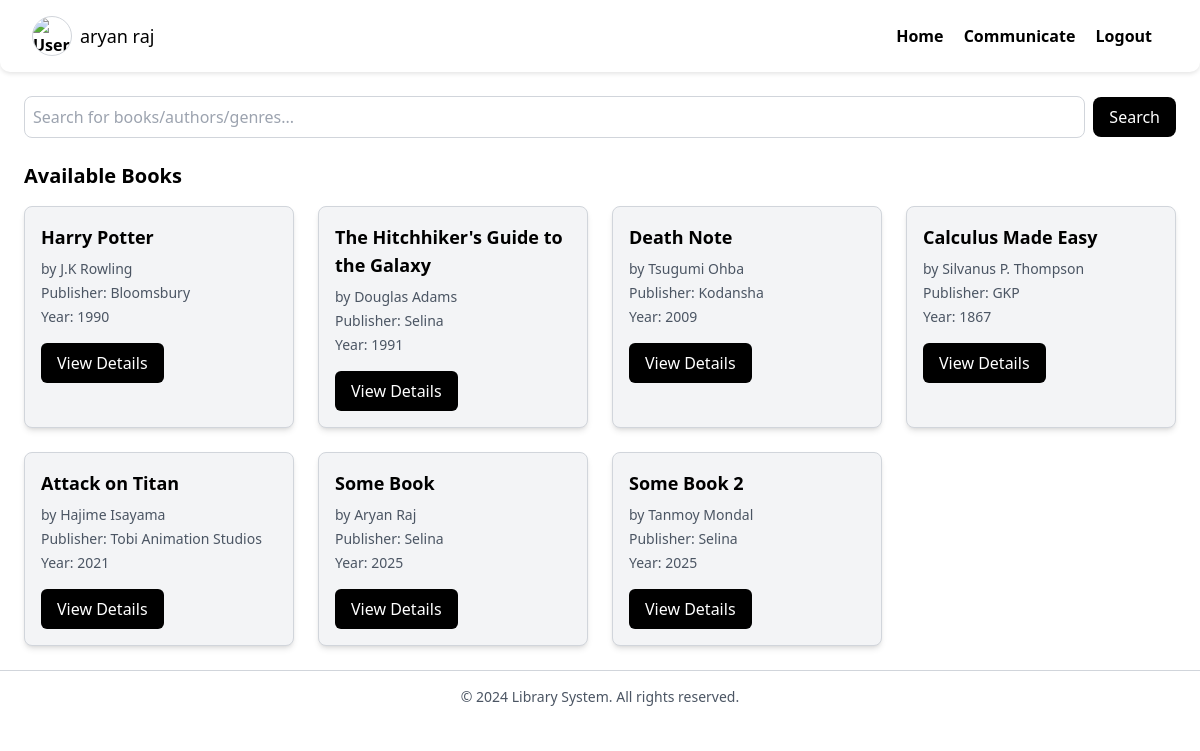
Before: /home (signed in) with the older database file.
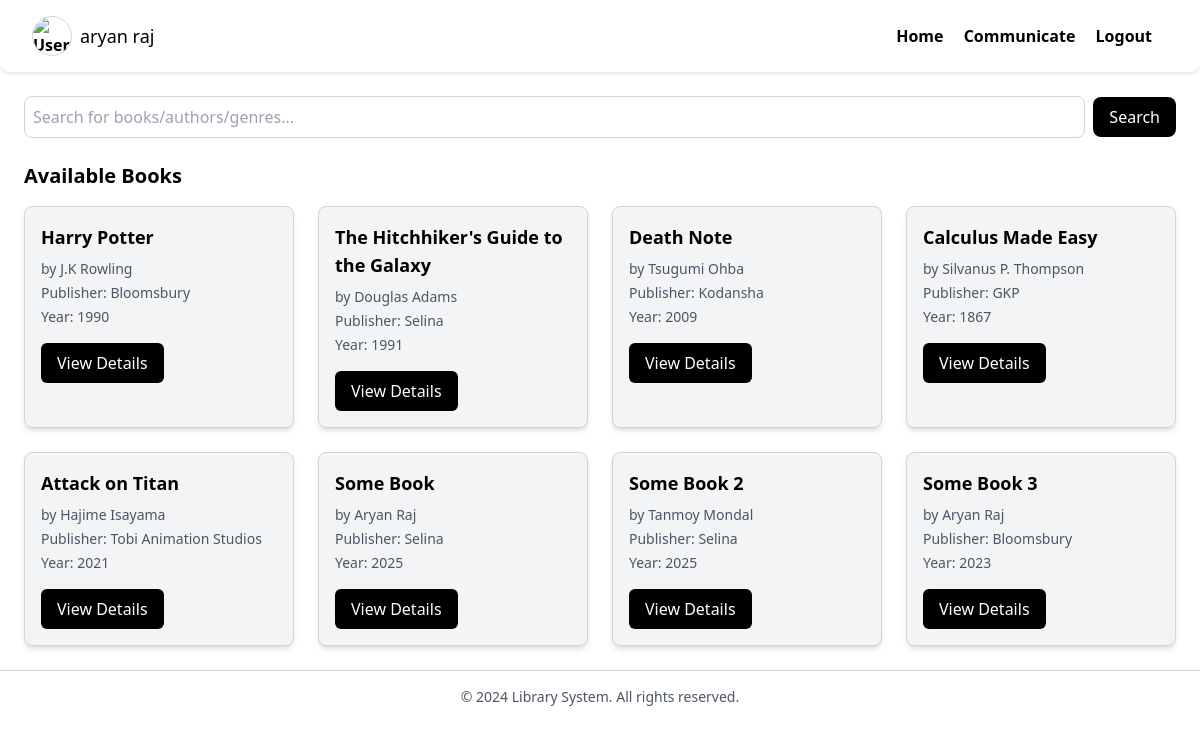
After: the same page with the newer database file.
### models.py (models this page shows)
class User(Base):
    __tablename__ = 'user'
    id = Column(Integer, index=True, primary_key=True)
    username = Column(String(50), unique=True,nullable=False)
    password = Column(String,nullable=False)
    role = Column(Enum(Role),nullable=False)

class Book(Base):
    __tablename__ = 'book'
    id = Column(Integer, primary_key=True, index=True)
    book_name = Column(String,nullable=False)
    author = Column(String,nullable=False)
    available = Column(Boolean,nullable=False)
    return_date = Column(Date,nullable=True)
    genre = Column(String)
    description = Column(String)
    language = Column(String)
    publisher = Column(String,nullable=True)
    publishing_year = Column(Integer,nullable=True)
    cover_image = Column(LargeBinary,nullable=True)

### user_routers/user_home_page.py (the view)
@router.get('/home')
async def home_page(request:Request, db:db_conn, q:Optional[str]=None):
    user_token = getattr(request.state,'user')
    user_lib_books = db.query(Book).all()
    user = db.query(User).filter(User.id==user_token['id']).first()
    if q is not None:
        books=db.query(Book).all()
        results = []
        for book in books:
            if not book.publisher:
                book.publisher = '52fe088583e4a8bf3dee'
            if book.publishing_year is None:
                book.publishing_year = '52fe088583e4a8bf3dee'
            if q.isdigit():
                if q == str(book.publishing_year):
                    results.append(book)
                    continue
            elif q.lower() in book.book_name.lower() or q.lower() in book.author.lower() or q.lower() in book.genre.lower() or q.lower() in book.publisher.lower() or q.lower() in book.language.lower():
                results.append(book)
            else:
                continue
        user_lib_books = results
        return templates.TemplateResponse('home-page.html',context=
                                        {'request':request,
                                         'books':user_lib_books,
                                         'user':user})
    return templates.TemplateResponse('home-page.html',context={
        'request':request,'user':user,'books':user_lib_books
    })

### templates/home-page.html (shortened to what this page needs)
<!DOCTYPE html>
<html lang="en">
<head>
    <script src="https://cdn.tailwindcss.com"></script>
</head>
<body class="min-h-screen bg-white text-black">
    {% include "navbar.html" %}
    <main class="p-6">
        <div class="mb-6">
            <form action="/home" method="GET" class="flex items-center space-x-2">
                <input
                    type="text"
                    name="q"
                    placeholder="Search for books/authors/genres..."
                    class="w-full p-2 border border-gray-300 rounded-lg focus:outline-none focus:ring-2 focus:ring-gray-500"
                    required>
                <button
                    type="submit"
                    class="px-4 py-2 text-white bg-black rounded-lg hover:bg-gray-800 transition">
                    Search
                </button>
            </form>
        </div>
        <h2 class="text-xl font-semibold mb-4">Available Books</h2>
        <div class="grid grid-cols-1 sm:grid-cols-2 lg:grid-cols-4 gap-6">
            {% for book in books %}
            <div class="bg-gray-100 border border-gray-300 p-4 rounded-lg shadow-md transition-transform transform hover:scale-105">
                <h3 class="text-lg font-semibold mb-2">{{ book.book_name }}</h3>
                <p class="text-sm text-gray-600 mb-1">by {{ book.author }}</p>
                <p class="text-sm text-gray-600 mb-1">{%if book.publisher%}Publisher: {{ book.publisher }}{% endif %}</p>
                <p class="text-sm text-gray-600 mb-4">{%if book.publishing_year%}Year: {{ book.publishing_year }}{% endif %}</p>
                <a href="/books/{{ book.id }}"
                   class="inline-block px-4 py-2 text-white bg-black rounded-md hover:bg-gray-800 transition">
                    View Details
                </a>
            </div>
            {% endfor %}
        </div>
    </main>
    <footer class="text-center py-4 border-t border-gray-300">
        <p class="text-sm text-gray-600">&copy; 2024 Library System. All rights reserved.</p>
    </footer>
</body>
</html>

### templates/navbar.html (shortened to what this page needs)
</head>
<body class="bg-white text-black">
<nav>
    <a href="/profile" class="flex items-center space-x-2 group">
        <img src="/users/{{ user.id }}/profile-image"
                alt="User Profile"
                class="w-10 h-10 rounded-full border border-gray-300 group-hover:ring-2 group-hover:ring-gray-500 transition">
        <span class="text-lg font-medium group-hover:underline">{{ user.username }}</span>
    </a>
    <div id="menu">
        <a href="/home">Home</a>
        <a href="/comms-query-page">Communicate</a>
        <a href="/auth/logout">Logout</a>
    </div>
</nav>

### templates/navbar.html (style rules this page uses)
nav { background-color: #ffffff; padding: 1rem 2rem; display: flex; justify-content: space-between; align-items: center; position: sticky; top: 0; z-index: 1000; border-radius: 0 0 10px 10px; box-shadow: 0 2px 4px rgba(0, 0, 0, 0.1); transition: all 0.3s ease-in-out; }
nav a { text-decoration: none; margin-right: 1rem; color: #000000; font-weight: bold; transition: color 0.3s ease-in-out; }

Changed rows visible on the page:
added Book: book_name "Some Book 3", author "Aryan Raj", publisher "Bloomsbury", publishing_year "2023"
